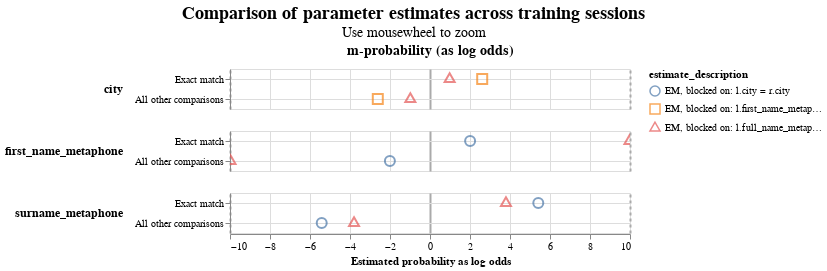

The code cell stored with this chart in its notebook:
### Code cell
person_linker.parameter_estimate_comparisons_chart()

### Figure 1 — Vega-Lite specification as saved in the notebook (floating-point values rounded to 4 significant figures)
{"config": {"view": {"continuousWidth": 400, "continuousHeight": 300}, "title": {"anchor": "middle", "fontSize": 18, "subtitleFontSize": 14}}, "data": {"name": "data-abf799cb788d3baa3383ca98301b6d11"}, "mark": {"type": "point", "filled": false, "opacity": 0.7, "size": 100}, "encoding": {"color": {"field": "estimate_description", "type": "nominal"}, "column": {"align": "each", "field": "col_header", "header": {"labelFontSize": 14, "labelFontWeight": "bold"}, "title": null, "type": "nominal"}, "row": {"align": "each", "field": "comparison_name", "header": {"labelAlign": "left", "labelAnchor": "middle", "labelAngle": 0, "labelFontSize": 12, "labelFontWeight": "bold"}, "sort": {"field": "comparison_sort_order"}, "title": null, "type": "nominal"}, "shape": {"field": "estimate_description", "scale": {"range": ["circle", "square", "triangle", "diamond"]}, "type": "nominal"}, "tooltip": [{"field": "comparison_name", "type": "nominal"}, {"field": "estimate_description", "type": "nominal"}, {"field": "estimated_probability", "type": "quantitative"}], "x": {"axis": {"gridColor": {"condition": {"test": "abs(datum.value / 10)  <= 1 & datum.value % 10 === 0", "value": "#aaa"}, "value": "#ddd"}, "gridDash": {"condition": {"test": "abs(datum.value / 10) == 1", "value": [3]}, "value": null}, "gridWidth": {"condition": {"test": "abs(datum.value / 10)  <= 1 & datum.value % 10 === 0", "value": 2}, "value": 1}}, "field": "estimated_probability_as_log_odds", "title": "Estimated probability as log odds", "type": "quantitative"}, "y": {"axis": {"grid": true, "title": null}, "field": "comparison_level_label", "sort": {"field": "comparison_vector_value", "order": "descending"}, "type": "nominal"}}, "params": [{"name": "mouse_zoom", "select": {"type": "interval", "encodings": ["x"]}, "bind": "scales"}], "resolve": {"scale": {"y": "independent"}}, "title": {"text": "Comparison of parameter estimates across training sessions", "subtitle": "Use mousewheel to zoom"}, "transform": [{"calculate": "datum.m_or_u + '-probability (as log odds)'", "as": "col_header"}], "$schema": "https://vega.github.io/schema/vega-lite/v5.9.3.json", "datasets": {"data-abf799cb788d3baa3383ca98301b6d11": [{"m_or_u": "m", "estimated_probability": 0.8593, "estimate_description": "EM, blocked on: l.first_name_metaphone = r.first_name_metaphone and l.surname_metaphone = r.surname_metaphone", "estimated_probability_as_log_odds": 2.61, "sql_condition": "\"city_l\" = \"city_r\"", "comparison_level_label": "Exact match", "comparison_vector_value": 1, "comparison_name": "city", "comparison_sort_order": 0}, {"m_or_u": "m", "estimated_probability": 0.6639, "estimate_description": "EM, blocked on: l.full_name_metaphone  = r.full_name_metaphone", "estimated_probability_as_log_odds": 0.9822, "sql_condition": "\"city_l\" = \"city_r\"", "comparison_level_label": "Exact match", "comparison_vector_value": 1, "comparison_name": "city", "comparison_sort_order": 0}, {"m_or_u": "m", "estimated_probability": 0.1407, "estimate_description": "EM, blocked on: l.first_name_metaphone = r.first_name_metaphone and l.surname_metaphone = r.surname_metaphone", "estimated_probability_as_log_odds": -2.61, "sql_condition": "ELSE", "comparison_level_label": "All other comparisons", "comparison_vector_value": 0, "comparison_name": "city", "comparison_sort_order": 0}, {"m_or_u": "m", "estimated_probability": 0.3361, "estimate_description": "EM, blocked on: l.full_name_metaphone  = r.full_name_metaphone", "estimated_probability_as_log_odds": -0.9822, "sql_condition": "ELSE", "comparison_level_label": "All other comparisons", "comparison_vector_value": 0, "comparison_name": "city", "comparison_sort_order": 0}, {"m_or_u": "m", "estimated_probability": 0.8006, "estimate_description": "EM, blocked on: l.city = r.city", "estimated_probability_as_log_odds": 2.005, "sql_condition": "\"first_name_metaphone_l\" = \"first_name_metaphone_r\"", "comparison_level_label": "Exact match", "comparison_vector_value": 1, "comparison_name": "first_name_metaphone", "comparison_sort_order": 1}, {"m_or_u": "m", "estimated_probability": 0.999, "estimate_description": "EM, blocked on: l.full_name_metaphone  = r.full_name_metaphone", "estimated_probability_as_log_odds": 9.974, "sql_condition": "\"first_name_metaphone_l\" = \"first_name_metaphone_r\"", "comparison_level_label": "Exact match", "comparison_vector_value": 1, "comparison_name": "first_name_metaphone", "comparison_sort_order": 1}, {"m_or_u": "m", "estimated_probability": 0.1994, "estimate_description": "EM, blocked on: l.city = r.city", "estimated_probability_as_log_odds": -2.005, "sql_condition": "ELSE", "comparison_level_label": "All other comparisons", "comparison_vector_value": 0, "comparison_name": "first_name_metaphone", "comparison_sort_order": 1}, {"m_or_u": "m", "estimated_probability": 0.0009935, "estimate_description": "EM, blocked on: l.full_name_metaphone  = r.full_name_metaphone", "estimated_probability_as_log_odds": -9.974, "sql_condition": "ELSE", "comparison_level_label": "All other comparisons", "comparison_vector_value": 0, "comparison_name": "first_name_metaphone", "comparison_sort_order": 1}, {"m_or_u": "m", "estimated_probability": 0.9771, "estimate_description": "EM, blocked on: l.city = r.city", "estimated_probability_as_log_odds": 5.414, "sql_condition": "\"surname_metaphone_l\" = \"surname_metaphone_r\"", "comparison_level_label": "Exact match", "comparison_vector_value": 1, "comparison_name": "surname_metaphone", "comparison_sort_order": 2}, {"m_or_u": "m", "estimated_probability": 0.9329, "estimate_description": "EM, blocked on: l.full_name_metaphone  = r.full_name_metaphone", "estimated_probability_as_log_odds": 3.798, "sql_condition": "\"surname_metaphone_l\" = \"surname_metaphone_r\"", "comparison_level_label": "Exact match", "comparison_vector_value": 1, "comparison_name": "surname_metaphone", "comparison_sort_order": 2}, {"m_or_u": "m", "estimated_probability": 0.02291, "estimate_description": "EM, blocked on: l.city = r.city", "estimated_probability_as_log_odds": -5.414, "sql_condition": "ELSE", "comparison_level_label": "All other comparisons", "comparison_vector_value": 0, "comparison_name": "surname_metaphone", "comparison_sort_order": 2}, {"m_or_u": "m", "estimated_probability": 0.06706, "estimate_description": "EM, blocked on: l.full_name_metaphone  = r.full_name_metaphone", "estimated_probability_as_log_odds": -3.798, "sql_condition": "ELSE", "comparison_level_label": "All other comparisons", "comparison_vector_value": 0, "comparison_name": "surname_metaphone", "comparison_sort_order": 2}]}}
